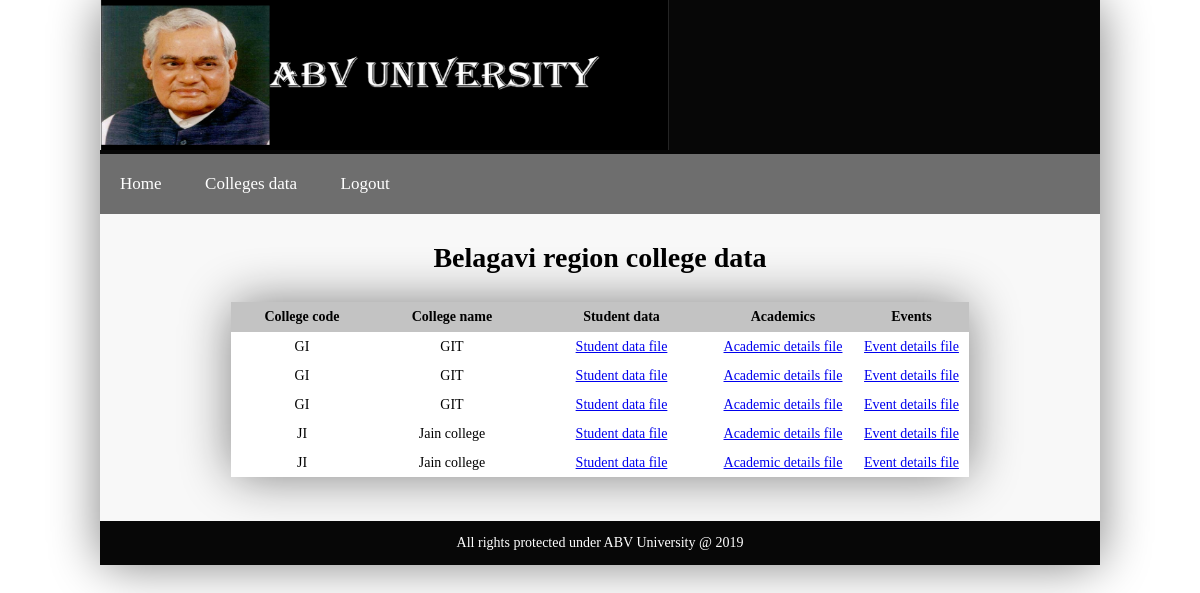
/region1admincollegedata.php (signed in), run on the app's committed database.
### tables this page shows
CREATE TABLE `college1data` (
  `collegecode` varchar(30) NOT NULL,
  `collegename` varchar(30) NOT NULL,
  `date` date NOT NULL,
  `studentdata` varchar(30) NOT NULL,
  `academicsdata` varchar(30) NOT NULL,
  `eventsdata` varchar(30) NOT NULL
);

CREATE TABLE `college2data` (
  `collegecode` varchar(30) NOT NULL,
  `collegename` varchar(30) NOT NULL,
  `date` date NOT NULL,
  `studentdata` varchar(30) NOT NULL,
  `academicsdata` varchar(30) NOT NULL,
  `eventsdata` varchar(30) NOT NULL
);

### region1admincollegedata.php (the view, shortened to what this page needs)
?><!DOCTYPE html>
<html>
    <head>
        <link rel="stylesheet" type="text/css" href="nav2.css"/>
         <link rel="stylesheet" href="style.css">
    </head>
    <body class="body">
        <?php
		  $colname = "";
          $sdata = "";
		  $adata = "";
		  $edata = "";
	include("myconn1.php");
	$sql="Select *from college1data";
	$result = $conn1->query($sql);
		if($result->num_rows > 0 )
		{
			while($row=$result->fetch_assoc())
			{
				 $colname = $row['collegename'];
				 $sdata = $row['studentdata'];
		         $adata = $row['academicsdata'];
		         $edata = $row['eventsdata'];
			}
		}
		else
		{
			echo "Error : " . $sql . "<br>" . $conn1->error;
		}
  ?>
  <?php
		  $colname1 = "";
          $sdata1 = "";
		  $adata1 = "";
		  $edata1 = "";
	include("myconn1.php");
	$sql1="Select *from college2data";
	$result1 = $conn1->query($sql1);
		if($result1->num_rows > 0 )
		{
			while($row1=$result1->fetch_assoc())
			{
				 $colname1 = $row1['collegename'];
				 $sdata1 = $row1['studentdata'];
		         $adata1 = $row1['academicsdata'];
		         $edata1 = $row1['eventsdata'];
			}
		}
		else
		{
			echo "Error : " . $sql1 . "<br>" . $conn1->error;
		}
  ?>
        <table width="1000" border="0" cellspacing="0" cellpadding="0" align="center">
         <tbody>
            <tr>
              <td height="140" bgcolor="#070707" align="left">  <?php include("header.php"); ?> </td>
            </tr>
            <tr>
              <td bgcolor="#6E6E6E"> <?php include("region1nav.php"); ?> </td>
           </tr>
            <tr bgcolor="#F8F8F8">
                <td colspan="2">  <h1 align="center"> <p>Belagavi region college data</p> </h1>
                 <?php
						include("myconn1.php");
						$sql="SELECT *from college1data";
						$result=$conn1->query($sql);
						if($result->num_rows==0)
						{
							echo "No Records Found";
						}
						else
						{
					?>
                  <table width="738" border="0" align="center" cellpadding="0" cellspacing="0">
                    <tbody>
                      <tr>
                        <th width="142" height="30" bgcolor="#C3C3C3" style="text-align: center" scope="col"> College code </th>
                        <th width="158" bgcolor="#C3C3C3" style="text-align: center" scope="col"> College name</th>
                        <th width="181" bgcolor="#C3C3C3" style="text-align: center" scope="col"> Student data</th>
                        <th width="142" bgcolor="#C3C3C3" style="text-align: center" scope="col">Academics</th>
                        <th width="115" bgcolor="#C3C3C3" style="text-align: center" scope="col">Events</th>
                      </tr>
                      <?php
							while($row=$result->fetch_assoc())
							{
								$colcode=$row["collegecode"];
							?>
                      <tr>
                        <td height="29" bgcolor="#FFFFFF" style="text-align: center"><?php echo $colcode;?></td>
                        <td bgcolor="#FFFFFF" style="text-align: center"><?php echo $colname;?></td>
                        <td bgcolor="#FFFFFF" style="text-align: center"><a href="download.php?filename=<?php echo $sdata;?>">Student data file</a></td>
                        <td bgcolor="#FFFFFF" style="text-align: center"><a href="download.php?filename=<?php echo $adata;?>"> Academic details file</a></td>
                        <td bgcolor="#FFFFFF" style="text-align: center"><a href="download.php?filename=<?php echo $edata;?>">Event details file</a></td>
                      </tr>
                      <?php
						}
						   include("myconn1.php");
						   $sql1="SELECT *from college2data";
						   $result1=$conn1->query($sql1);
						   while($row1=$result1->fetch_assoc())
							{
								$colcode1=$row1["collegecode"];
							?>
                      <tr>
                        <td height="29" bgcolor="#FFFFFF" style="text-align: center"><?php echo $colcode1;?></td>
                        <td bgcolor="#FFFFFF" style="text-align: center"><?php echo $colname1;?></td>
                        <td bgcolor="#FFFFFF" style="text-align: center"><a href="download.php?filename=<?php echo $sdata1;?>">Student data file</a></td>
                        <td bgcolor="#FFFFFF" style="text-align: center"><a href="download.php?filename=<?php echo $adata1;?>"> Academic details file</a></td>
                        <td bgcolor="#FFFFFF" style="text-align: center"><a href="download.php?filename=<?php echo $edata1;?>">Event details file</a></td>
                        <?php
							}
						}
                       ?>
                      </tr>
                    </tbody>
                  </table>
                  <p>&nbsp;</p>
              </td>
            </tr>
            <tr>
               <td bgcolor="#070707" align="center" height="2"> <?php include("footer.php"); ?></td>
            </tr>
        </tbody>
      </table>
    </body>
</html>

### style.css (style rules this page uses)
body { margin: 0; padding: 0; height: 100%; }
table { margin: auto; -webkit-box-shadow: 0 0 50px gray; -moz-box-shadow: 0 0 50px gray; box-shadow: 0 0 50px gray; border-radius: 16px; font-size: 14px; }

### data on the page
college1data: collegecode "GI"
college1data: collegename "GIT", collegecode "GI"
college1data: collegecode "GI"
college2data: collegecode "JI"
college2data: collegename "Jain college", collegecode "JI"
